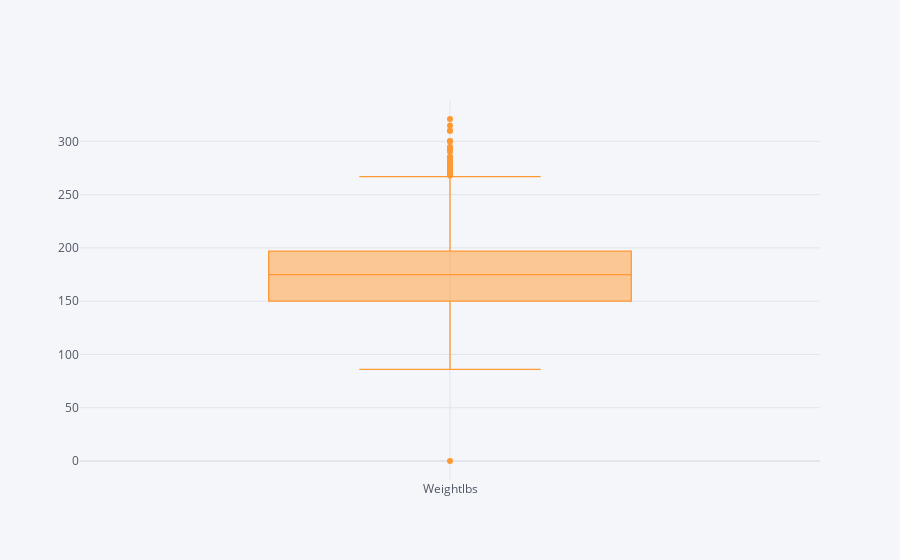

Notebook cell for this chart:
### Code cell
df.Weightlbs.iplot(kind="box", boxpoints="outliers")

### Figure 1 — Plotly figure (JSON) as saved in the notebook; plotly's stock layout.template omitted (floating-point values rounded to 4 significant figures; data arrays with more than 128 entries replaced by an {"elided": "..."} marker saying what was removed)
{"data": [{"boxpoints": "outliers", "line": {"width": 1.3}, "marker": {"color": "rgba(255, 153, 51, 1.0)"}, "name": "Weightlbs", "orientation": "v", "type": "box", "y": {"elided": "5769 int values"}}], "layout": {"legend": {"bgcolor": "#F5F6F9", "font": {"color": "#4D5663"}}, "paper_bgcolor": "#F5F6F9", "plot_bgcolor": "#F5F6F9", "title": {"font": {"color": "#4D5663"}}, "xaxis": {"gridcolor": "#E1E5ED", "showgrid": true, "tickfont": {"color": "#4D5663"}, "title": {"font": {"color": "#4D5663"}, "text": ""}, "zerolinecolor": "#E1E5ED"}, "yaxis": {"gridcolor": "#E1E5ED", "showgrid": true, "tickfont": {"color": "#4D5663"}, "title": {"font": {"color": "#4D5663"}, "text": ""}, "zerolinecolor": "#E1E5ED"}}}
